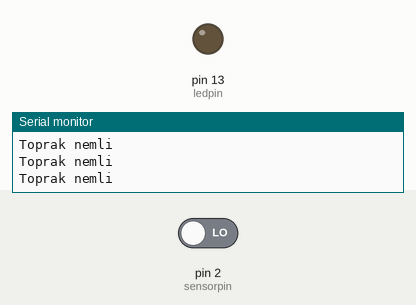
This sketch was run on a simulated Arduino Uno, built with avr-gcc and run on an emulated ATmega328P. Parts: output pins drawn as LEDs (lit = HIGH), the last lines printed to the serial monitor. Dashed ring = blinking. The test bench sets the inputs (shaded band); at power-on: pin 2 (sensorpin) LOW.

Above: at 1.2 s.
1.3 s: pin 2 (sensorpin) driven HIGH
At 2.1 s:
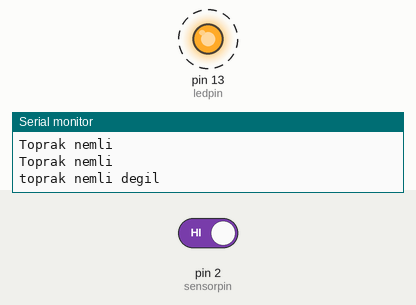
4.3 s: pin 2 (sensorpin) driven LOW
At 5.9 s:
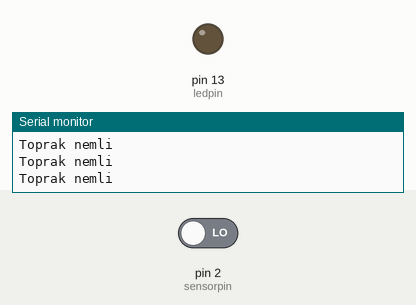
Timing chart, 0 to 7.4 s (numbered marks = the images above; inputs shaded):
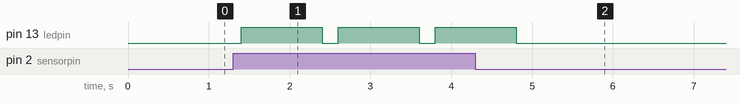

Measured:
- after the input at 1.3 s, pin 13 (ledpin): alternates HIGH for 1.0 s and LOW for 0.20 s, starting after 0.10 s
- after the input at 4.3 s, pin 13 (ledpin): goes on until 4.8 s, then stays LOW

The sketch:

Toprak_Nem_Sens_r_.ino
```cpp
int sensorpin = 2;
int sensorvalue ;
int ledpin = 13;
void setup()
{
 Serial.begin(9600);
 pinMode(sensorpin,INPUT);
 pinMode(ledpin,OUTPUT);
}
void loop()
{
  sensorvalue = digitalRead(sensorpin);
  if(sensorvalue == 1)
  {
   Serial.println("toprak nemli degil ");
   digitalWrite(ledpin,HIGH);
   delay(1000);

  }
  else

  Serial.println("Toprak nemli  ");
  digitalWrite(ledpin,LOW);
  delay(200);

}
```
